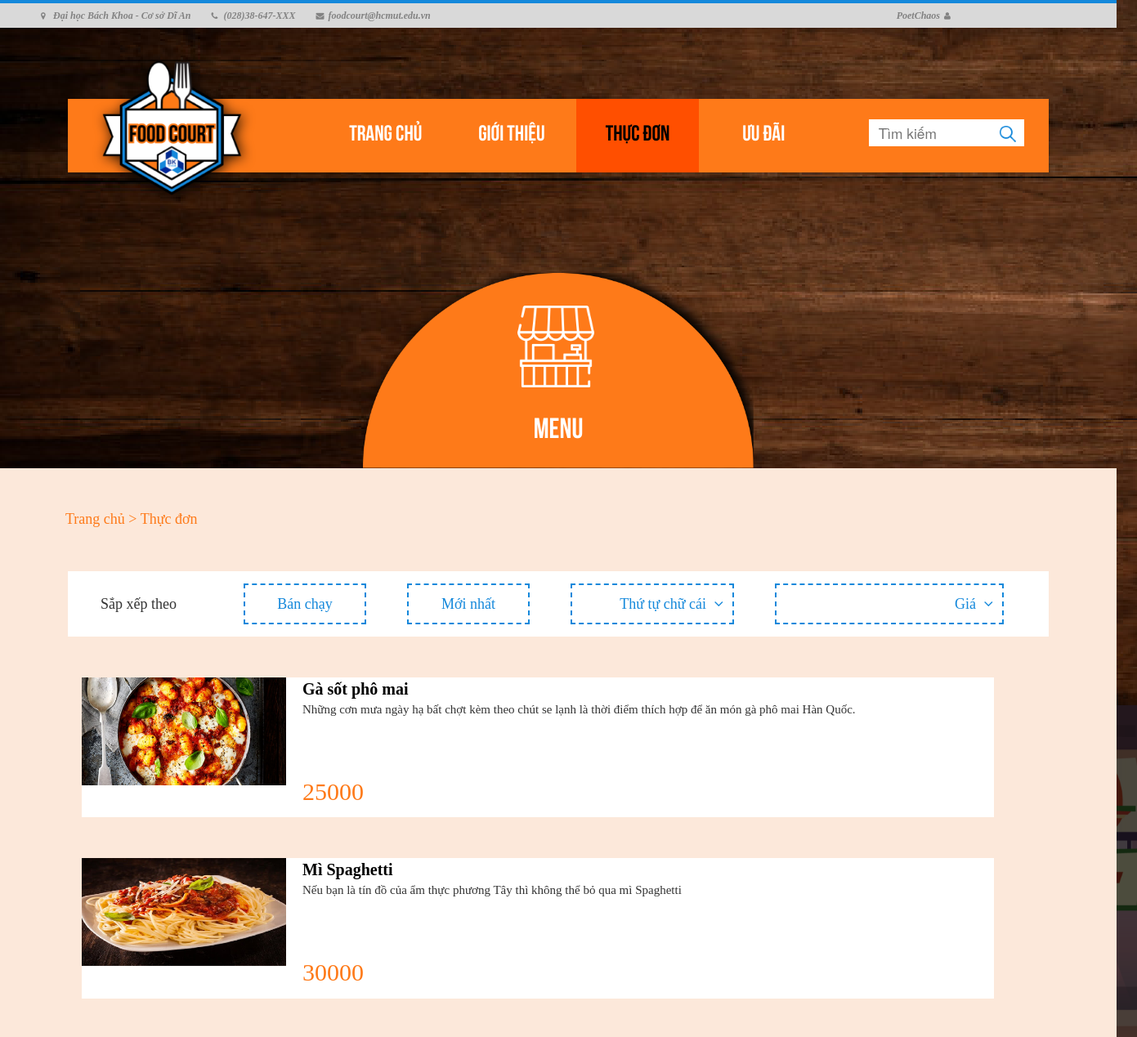
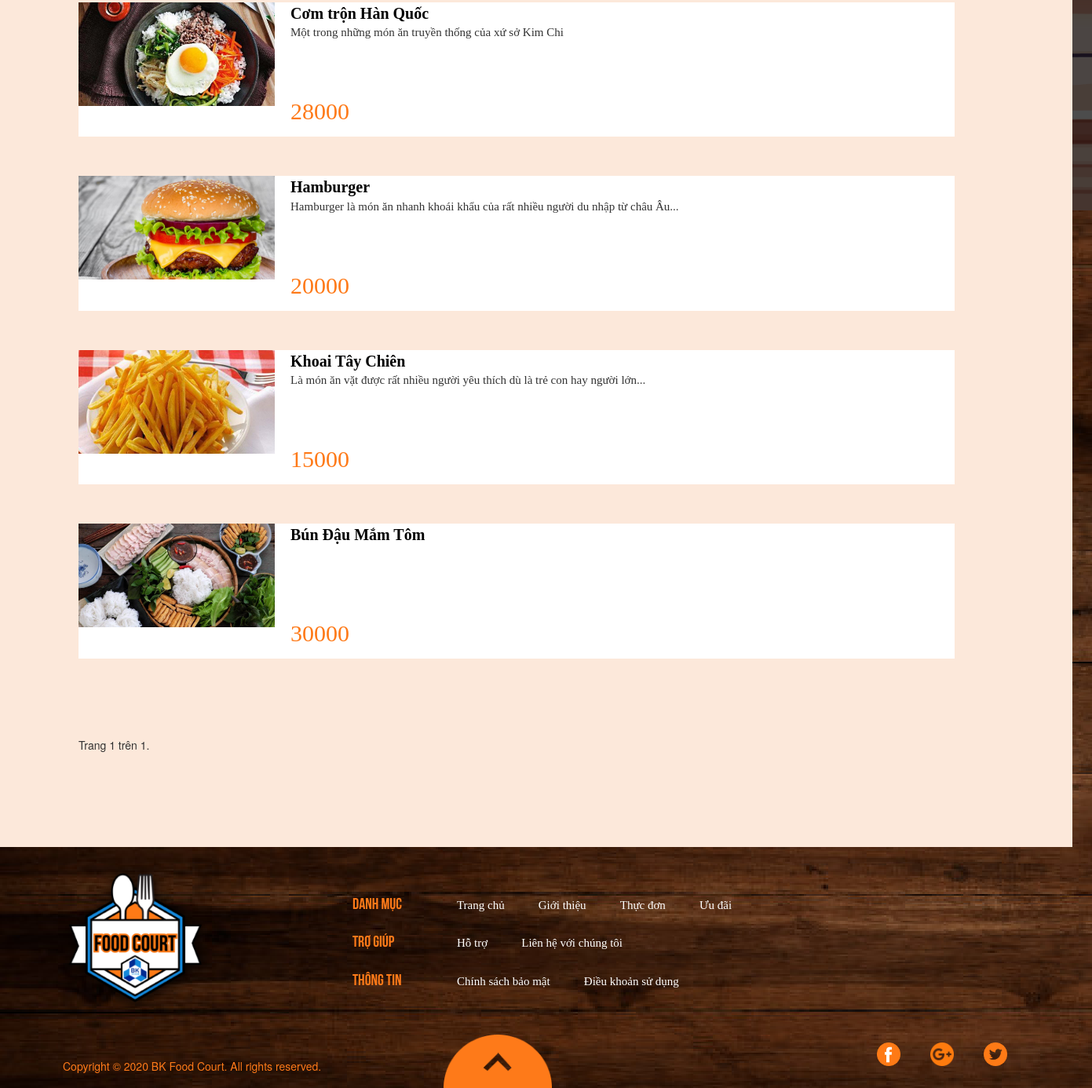
The app's page /search/ (signed in) with its own data (2 pictures, top to bottom).
### webapp/models.py (models this page shows, shortened)
class Item(models.Model):
    name = models.CharField(max_length=500)
    image = models.ImageField(default='default.png', upload_to='profile_pics')
    description = models.TextField(blank=True, max_length=300)
    price = models.DecimalField(max_digits=8, decimal_places=0)
    available = models.BooleanField(default=True)
    belongs_to_stall = models.ForeignKey(Menu, on_delete=models.CASCADE)

### webapp/views.py (the view)
# urls.py: path('search/', web_views.search, name='search'),
def search(request):
    query_list = Item.objects.all()
    query = request.GET.get('query')
    if query:
        query_list = query_list.filter(name__icontains=query)
    if len(query_list) == 0 or query == "":
        none = 'True'
    else:
        none = 'False'
    paginator = Paginator(query_list, 10)
    page_number = request.GET.get('page')
    page_obj = paginator.get_page(page_number)
    context = {
        'none' : none,
        'page_obj': page_obj
    }
    return render(request, 'webapp/search.html', context)

### webapp/templates/webapp/search.html (shortened to what this page needs)
{% load static %}
<!DOCTYPE html>
<html>
    <head>
        <link rel="stylesheet" type="text/css" href="{% static 'webapp/styles/menustall.css' %}">
        <link rel="stylesheet" href="{% static 'webapp/styles/bootstrap.min.css' %}">
        <link rel="stylesheet" href="{% static 'webapp/styles/font-awesome.min.css' %}">
        <link rel="stylesheet" href="https://unpkg.com/purecss@2.0.3/build/pure-min.css">
        <link rel="stylesheet" href="https://maxcdn.bootstrapcdn.com/bootstrap/3.4.1/css/bootstrap.min.css">
    </head>
    <body>
	 <div class="contact-imfo-box">
		<div class="container">
			<p class="lead">
				<i class="fa fa-map-marker"></i>Đại học Bách Khoa - Cơ sở Dĩ An
			</p>
			<p class="lead">
				<i class="fa fa-phone"></i>(028)38-647-XXX
			</p>
			<p class="lead">
				<i class="fa fa-envelope"></i>foodcourt@hcmut.edu.vn
			</p>
			{% if user.is_authenticated %}
			<div class="row account">
				<a id="acc" href="#">
					<p class="lead" onclick="showAccOptions()">{{ user.username }}</p>
				</a>
				<i class="fa fa-user"></i>
			</div>
			{% else %}
            <div class="row account">
				<a href="{% url 'login-page' %}">
					<p>ĐĂNG KÝ/ĐĂNG NHẬP</p>
				</a>
			</div>
			{% endif %}
        </div>
    </div>
        <header>
                <ul>
                    <li><a href="{% url 'home-page' %}">Trang chủ</a></li>
                    <li><a href="{% url 'about' %}">Giới thiệu</a></li>
                    <li><a href="{% url 'main-menu' %}" class="active">Thực đơn</a></li>
                    <li><a href="{% url 'preference' %}">Ưu đãi</a></li>
                </ul>
                <div class="search">
                    <form method="GET" action="">
                        <input type="text" name="query" placeholder="  Tìm kiếm">
                        <button submit><img src="{% static 'webapp/images/search.png' %}"/></button>
                    </form>
                </div>
                <div class="logo_area">
                    <a href="{% url 'home-page' %}"><img src="{% static 'webapp/images/logo.png' %}" alt=""/></a>
                </div>
        </header>
        <div style="position: relative;">
            <div class="stall_icon">
                <img src="{% static 'webapp/images/stall-icon.png' %}" width="100px"/>
            </div>
            <div class="stall_name">
                <a href="{{ stall.get_absolute_url }}">MENU</a>
            </div>
        </div>
        <section class="back_area">
            <div class="text_heading">
                <a href="#">Trang chủ</a><a href="{% url 'main-menu' %}"> > Thực đơn</a>
            </div>
            <div class="filter">
                <p id="sortby">Sắp xếp theo</p>
                <div class="row">
                    <button style="margin-left: 230px">Bán chạy</button>
                    <button>Mới nhất</button>
                    <button style="width: 200px; text-align: right">Thứ tự chữ cái
                        <i class="fa fa-angle-down"></i>
                    </button>
                    <button style="width: 280px; text-align: right;">Giá
                        <i class="fa fa-angle-down"></i>
                    </button>
                </div>
            </div>
            {% if none == 'True' %}
            <div style="text-align: center; margin: 80px">
                <h4> Không tìm thấy món ăn nào. Xin bạn vui lòng tìm kiếm với từ khóa khác </h4>
            </div>
            {% else %}
            {% for item in page_obj %}
            <div class="items">
                <div class="food-image"><img src="{{ item.image.url }}" style="width: 250px;height: 132px; text-align: center;"></div>
                <div class="infomation">
                    <a href="#" class="food-name">{{ item.name }}</a>
                    <div class="description">{{ item.description }}</div>
                    <div class="row">
                        <div class="food-price">{{ item.price }} </div>
                    </div>
                </div>
            </div>
            {% endfor %}
            {% endif %}
            <div class="pagination" style="margin: 50px;">
                <span class="step-links">
                    <div class="current">
                        Trang {{ page_obj.number }} trên {{ page_obj.paginator.num_pages }}.
                    </div>
                    <br>
                </span>
            </div>
        </section>
	<div class="footer-above">
		<div class="row">
			<div class="footer-logo">
				<a href="{% url 'home-page' %}"><img src="{% static 'webapp/images/logo.png' %}" alt=""></a>
			</div>
			<div class="row footer-side">
				<div class="catalogue-title">
					<ul>
						<li>DANH MỤC</li>
						<li>TRỢ GIÚP</li>
						<li>THÔNG TIN</li>
					</ul>
				</div>
				<div>
					<ul>
						<li class="catalogue">
							<ul>
								<li><a href="{% url 'home-page' %}">Trang chủ</a></li>
								<li><a href="{% url 'about' %}">Giới thiệu</a></li>
								<li><a href="{% url 'main-menu' %}">Thực đơn</a></li>
								<li><a href="{% url 'preference' %}">Ưu đãi</a></li>
							</ul>
						</li>
						<li class="catalogue">
							<ul>
								<li><a href="#">Hỗ trợ</a></li>
								<li><a href="#">Liên hệ với chúng tôi</a></li>
							</ul>
						</li>
						<li class="catalogue">
							<ul>
								<li><a href="#">Chính sách bảo mật</a></li>
								<li><a href="#">Điều khoản sử dụng</a></li>
							</ul>
						</li>
					</ul>
				</div>
			</div>
		</div>
	</div>
	<div class="footer-bottom">
		<div class="row">
			<div class="col-xl-4 copyright">
				Copyright © 2020 BK Food Court. All rights reserved.
			</div>
			<div class="col-xl-5">
				<div class="up-button">
					<a href="#"><img id="up-button-image" src="{% static 'webapp/images/Subtraction 3.png' %}"></a>
				</div>
			</div>
			<div class="col-xl-3">
				<ul class="list-inline f-social">
					<li class="list-inline-item"><a href="#"><img src="{% static 'webapp/images/facebook (2).png' %}"></a></li>
					<li class="list-inline-item"><a href="#"><img src="{% static 'webapp/images/google-plus.png' %}"></a></li>
					<li class="list-inline-item"><a href="#"><img src="{% static 'webapp/images/twitter.png' %}"></a></li>
				</ul>
			</div>
		</div>
    </div>
    </body>
</html>

### webapp/static/webapp/styles/menustall.css (style rules this page uses)
.contact-imfo-box .container { display: flex; padding: 10px; margin-left: 15px; position: relative; }
.account { position: absolute; right: 0px; }
.contact-imfo-box { background: #D9D9D9; }
.contact-imfo-box i { display: block; float: left; width: 10px; height: 10px; line-height: 10px; text-align: left; color: #828282; font-size: 10px; -webkit-border-radius: 50%; -moz-border-radius: 50%; -ms-border-radius: 50%; border-radius: 50%; margin-right: 5px; margin-left: 5px; }
.contact-imfo-box p { margin: 0px 0px 0px 20px; color: #828282; text-align: left; line-height: 10px; font-weight: 600; font-size: 12px; font-family: "SegoeUI_Regular"; font-style: italic; }
.lead { font-size: 18px; line-height: 30px; color: #767676; margin: 0px; padding: 0; }
.acc-options ul li a { color: #000; }
.logo_area { position: absolute; width: 219px; height: 219px; left: 20px; top: -70px; }
html { width: 1366px; }
body { margin: 0; padding: 0; font-family: 'SegoeUI_Regular'; background: url('../images/background.png'); }
.stall_icon { position: absolute; top: 50px; left: 630px; }
.stall_name { position: relative; text-align: center; font-family: 'Bebas_Bold'; top: -60px; font-size: 35px; }
.stall_name a { text-decoration: none; color: #fff; display: block; }
header { position: relative; max-width: 1200px; margin: 0 auto; top: 87px; background: #FE7A19; box-shadow: 0 2px 5px rgba(0, 0, 0, .2); }
header ul { font-family: 'Bebas_Bold'; font-size: 20pt; list-style-type: none; text-align: center; }
header ul li { color: #fff; display: inline-table; width: 150px; height: 90px; line-height: 90px; }
header ul li a { color: #fff; text-decoration: none; display: block; }
header .active, header ul li a:hover { background: #ff4f00; color: #000; text-decoration: none; }
header .search { position: relative; float: right; top: -90px; }
header input[type=text] { border: none; font-size: 13pt; position: absolute; right: 70px; top: 15px; width: 150px; height: 33px; }
header .search button { float: right; border: none; background: #fff; right: 0px; top: 15px; position: absolute; margin-right: 30px; cursor: pointer; width: 40px; height: 33px; }
.back_area { top: 160px; position: relative; padding: 50px 50px; margin-top: -200px; margin-bottom: 160px; background: #FCE8DA; }
.text_heading { margin-left: 30px; font-size: 18px; font-family: 'SegoeUI_Semibold'; color: #FE7A19; }
.text_heading a { color: #FE7A19; text-decoration: none; }
.filter { position: relative; max-width: 1200px; height: 80px; margin: 0 auto; background: #fff; line-height: 80px; }
#sortby { margin-top: 50px; padding-left: 40px; font-size: 18px; font-family: 'SegoeUI_Semibold'; }
.filter button { border: 1.5pt dashed; border-color: #1488DB; margin-top: -75px; margin-left: 50px; background: #fff; text-align: center; width: 150px; height: 50px; line-height: 40px; cursor: pointer; font-size: 18px; color: #1488DB; font-family: 'SegoeUI_Regular'; }
.filter .fa { margin-left: 5px; margin-right: 5px; }
.items { margin: 50px 100px 50px 50px; display: flex; background-color: #FFFFFF; }
.food-image { text-align: center; }
.infomation { width: 100%; }
.description { height: 100px; font-size: 15px; padding-left: 20px; padding-right: 20px; font-family: 'SegoeUI_Semibold'; }
.food-name { font-size: 20px; font-weight: 800; padding-left: 20px; padding-right: 20px; color: #000; font-family: 'SegoeUI_Bold'; }
.food-price { margin-top: -10px; padding-bottom: 10px; padding-left: 35px; color: #FE7A19; font-size: 30px; font-family: 'SegoeUI_Bold'; }
.infomation .row, .up-button { position: relative; }
.pagination { display: inline-block; }
.footer-logo { padding: 10px 80px; }
.list-inline-item a img { width: 30px; left: 0%; bottom: 0%; margin-left: 20px; }
.row div ul, .catalogue-title ul li { list-style-type: none; padding: 10px 50px; font-family: "Bebas_Bold"; font-size: 20px; color: #FE7A19; }
.catalogue li { display: inline; padding: 20px; font-family: "SegoeUI_Regular"; font-size: 15px; color: #FFFFFF; }
.catalogue { margin-left: -150px; }
.catalogue li a { color: #FFFFFF; }
.footer-side { margin-top: 40px; }
.copyright { color: #FE7A19; position: relative; left: 80px; bottom: 0%; padding-top: 30px; }
#up-button-image { display: block; position: absolute; left: 100px; width: 25%; }

### records on screen
Item: image (picture), name "Gà sốt phô mai", description "Những cơn mưa ngày hạ bất chợt kèm theo chút se lạnh là thời điểm thích hợp để ăn món gà phô mai Hàn Quốc.", price "25000"
Item: image (picture), name "Mì Spaghetti", description "Nếu bạn là tín đồ của ẩm thực phương Tây thì không thể bỏ qua mì Spaghetti", price "30000"
Item: image (picture), name "Cơm trộn Hàn Quốc", description "Một trong những món ăn truyền thống của xứ sở Kim Chi", price "28000"
Item: image (picture), name "Hamburger", description "Hamburger là món ăn nhanh khoái khẩu của rất nhiều người du nhập từ châu Âu...", price "20000"
Item: image (picture), name "Khoai Tây Chiên", description "Là món ăn vặt được rất nhiều người yêu thích dù là trẻ con hay người lớn...", price "15000"
Item: image (picture), name "Bún Đậu Mắm Tôm", price "30000"

### other values on screen
{{ user.username }} "PoetChaos"
{{ page_obj.number }} "1"
{{ page_obj.paginator.num_pages }} "1"
